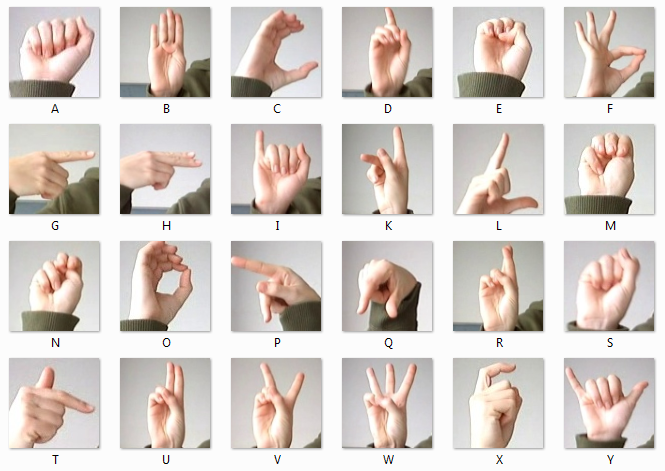
#> input picture ASL.png, 665 x 471 px
$ python -i preprocessing.py   (imports and definitions only)
#> lines starting #> are read from the running program, lines starting #| are printed output that depends on the picture; after the words box and inside, x2 and y2 are one past the last pixel; in counts of white or black regions, pixels touching at a corner belong together
# pylint: disable=no-member,too-many-locals
"""Preprocessing helpers to convert camera frames to sign_mnist-like input."""

from typing import Dict, Tuple

import cv2
import numpy as np


def _center_crop(frame: np.ndarray, crop_ratio: float = 0.65) -> np.ndarray:
    """Crop the center square region of the frame."""
    height, width = frame.shape[:2]
    side = min(height, width)
    crop_side = max(1, int(side * crop_ratio))

    center_y = height // 2
    center_x = width // 2

    top = max(center_y - crop_side // 2, 0)
    left = max(center_x - crop_side // 2, 0)
    bottom = min(top + crop_side, height)
    right = min(left + crop_side, width)

    return frame[top:bottom, left:right]


def _largest_foreground_region(binary: np.ndarray) -> np.ndarray:
    """Keep only the largest external contour region."""
    contours, _ = cv2.findContours(binary, cv2.RETR_EXTERNAL, cv2.CHAIN_APPROX_SIMPLE)

    if not contours:
        return binary

    largest = max(contours, key=cv2.contourArea)
    mask = np.zeros_like(binary)
    cv2.drawContours(mask, [largest], -1, 255, thickness=cv2.FILLED)
    return cv2.bitwise_and(binary, mask)


def _pad_to_square(image: np.ndarray, pad_value: int = 0) -> np.ndarray:
    """Pad an image to a square canvas."""
    height, width = image.shape[:2]
    side = max(height, width)

    square = np.full((side, side), pad_value, dtype=np.uint8)

    y_offset = (side - height) // 2
    x_offset = (side - width) // 2
    square[y_offset : y_offset + height, x_offset : x_offset + width] = image

    return square


def _resize_and_center(binary: np.ndarray, output_size: int = 28) -> np.ndarray:
    """Resize foreground with aspect ratio preserved and center on output canvas."""
    coords = cv2.findNonZero(binary)
    if coords is None:
        return np.zeros((output_size, output_size), dtype=np.uint8)

    x, y, width, height = cv2.boundingRect(coords)
    roi = binary[y : y + height, x : x + width]

    max_inner = output_size - 4
    scale = min(max_inner / max(width, 1), max_inner / max(height, 1))
    new_width = max(1, int(width * scale))
    new_height = max(1, int(height * scale))

    resized = cv2.resize(roi, (new_width, new_height), interpolation=cv2.INTER_AREA)
    canvas = np.zeros((output_size, output_size), dtype=np.uint8)

    x_offset = (output_size - new_width) // 2
    y_offset = (output_size - new_height) // 2
    canvas[y_offset : y_offset + new_height, x_offset : x_offset + new_width] = resized

    return canvas


def preprocess_frame(
    frame: np.ndarray, invert: bool = False
) -> Tuple[np.ndarray, np.ndarray, Dict[str, int]]:
    """Convert a raw camera frame into a hand-focused 28x28 image and pixel mapping."""
    crop = _center_crop(frame, crop_ratio=0.65)

    gray = cv2.cvtColor(crop, cv2.COLOR_BGR2GRAY)
    blurred = cv2.GaussianBlur(gray, (5, 5), 0)

    _, binary = cv2.threshold(blurred, 0, 255, cv2.THRESH_BINARY + cv2.THRESH_OTSU)

    white_ratio = float(np.mean(binary > 0))
    if white_ratio > 0.5:
        binary = cv2.bitwise_not(binary)

    kernel = np.ones((3, 3), np.uint8)
    binary = cv2.morphologyEx(binary, cv2.MORPH_OPEN, kernel, iterations=1)
    binary = cv2.morphologyEx(binary, cv2.MORPH_CLOSE, kernel, iterations=1)

    binary = _largest_foreground_region(binary)
    binary = _pad_to_square(binary, pad_value=0)
    gray_28 = _resize_and_center(binary, output_size=28)

    if invert:
        gray_28 = cv2.bitwise_not(gray_28)

    pixels = gray_28.flatten().astype(np.uint8)
    pixel_dict = {f"pixel{i + 1}": int(value) for i, value in enumerate(pixels)}

    return crop, gray_28, pixel_dict

>>> import cv2
>>> picture = cv2.imread('../../ASL.png')
#> picture is the input picture: shape (471, 665, 3); mean B, G, R 201.9, 207.3, 216.2
>>> result = preprocess_frame(picture)
#> in preprocess_frame, `blurred = cv2.GaussianBlur(gray, (5, 5), 0)`:
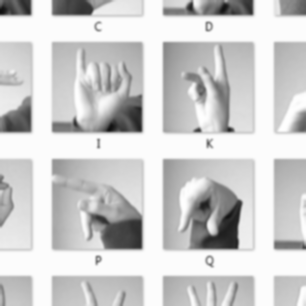
#> blurred: shape (306, 306); min 14, max 255, mean 206.5
#> in preprocess_frame, `_, binary = cv2.threshold(blurred, 0, 255, cv2.THRESH_BINARY + cv2.THR..`:
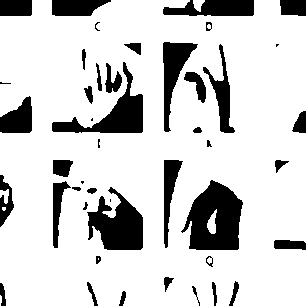
#> binary: shape (306, 306); 82% white; 45 black regions (7 under 20 px), largest, box (x1, y1, x2, y2) and area: (181, 180, 243, 250) 2860, (87, 187, 143, 250) 2137, (52, 62, 143, 133) 1880
#> in preprocess_frame, `white_ratio = float(np.mean(binary > 0))`: white_ratio = 0.82
#> in preprocess_frame, `binary = cv2.morphologyEx(binary, cv2.MORPH_OPEN, kernel, iterations=1)`:
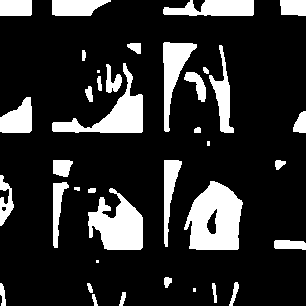
#> binary: shape (306, 306); 17.5% white; 38 white regions (4 under 20 px), largest, box (x1, y1, x2, y2) and area: (184, 181, 243, 250) 2848, (88, 188, 143, 250) 2118, (52, 63, 143, 133) 1875
#> in preprocess_frame, `binary = cv2.morphologyEx(binary, cv2.MORPH_CLOSE, kernel, iterations=1)`: binary: shape (306, 306); 17.6% white; 37 white regions (4 under 20 px)
#> in _largest_foreground_region, `contours, _ = cv2.findContours(binary, cv2.RETR_EXTERNAL, cv2.CHAIN_AP..`: contours = 37 contours, 5 with area under 20; largest, box (x1, y1, x2, y2) and area: (184, 181, 243, 250) 2905, (88, 188, 143, 250) 1996, (52, 63, 143, 133) 1732, (163, 42, 197, 132) 1132, (163, 0, 254, 16) 1029
#> in _largest_foreground_region, `largest = max(contours, key=cv2.contourArea)`: largest = contour of 80 points, box (x1, y1, x2, y2) (184, 181, 243, 250), area 2905
#> in _largest_foreground_region, `cv2.drawContours(mask, [largest], -1, 255, thickness=cv2.FILLED)`: mask: shape (306, 306); 3.2% white; 1 white region, box (x1, y1, x2, y2) and area: (184, 181, 243, 250) 3010
#> in _largest_foreground_region, `return cv2.bitwise_and(binary, mask)`:
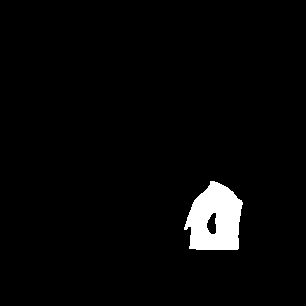
#> returned value: shape (306, 306); 3.1% white; 1 white region, box (x1, y1, x2, y2) and area: (184, 181, 243, 250) 2871
#> in _resize_and_center, `coords = cv2.findNonZero(binary)`: coords = contour of 2871 points, box (x1, y1, x2, y2) (184, 181, 243, 250), area 603
#> in _resize_and_center, `x, y, width, height = cv2.boundingRect(coords)`: x = 184; y = 181; width = 59; height = 69
#> in _resize_and_center, `roi = binary[y : y + height, x : x + width]`:
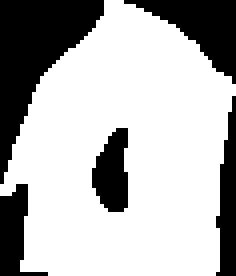
#> roi: shape (69, 59) (shown 4 times larger); 70.5% white; 5 black regions, box (x1, y1, x2, y2) and area: (0, 0, 26, 46) 519, (31, 0, 59, 21) 252, (54, 24, 59, 69) 152, (23, 32, 32, 53) 139, (0, 46, 12, 69) 138
#> in _resize_and_center, `scale = min(max_inner / max(width, 1), max_inner / max(height, 1))`: scale = 0.348
#> in _resize_and_center, `new_width = max(1, int(width * scale))`: new_width = 20
#> in _resize_and_center, `new_height = max(1, int(height * scale))`: new_height = 24
#> in _resize_and_center, `resized = cv2.resize(roi, (new_width, new_height), interpolation=cv2.I..`:
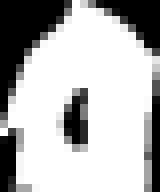
#> resized: shape (24, 20) (shown 8 times larger); min 0, max 255, mean 179.8
#> in _resize_and_center, `x_offset = (output_size - new_width) // 2`: x_offset = 4
#> in _resize_and_center, `y_offset = (output_size - new_height) // 2`: y_offset = 2
#> in _resize_and_center, `canvas[y_offset : y_offset + new_height, x_offset : x_offset + new_wid..`:
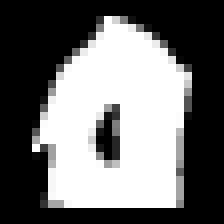
#> canvas: shape (28, 28) (shown 8 times larger); min 0, max 255, mean 110.1
#> in preprocess_frame, `pixels = gray_28.flatten().astype(np.uint8)`: pixels = 784 values, max 255 at index 69, min 0 at index 0, mean 110.1
#> in preprocess_frame, `pixel_dict = {f"pixel{i + 1}": int(value) for i, value in enumerate(pi..`: pixel_dict = 784 items
